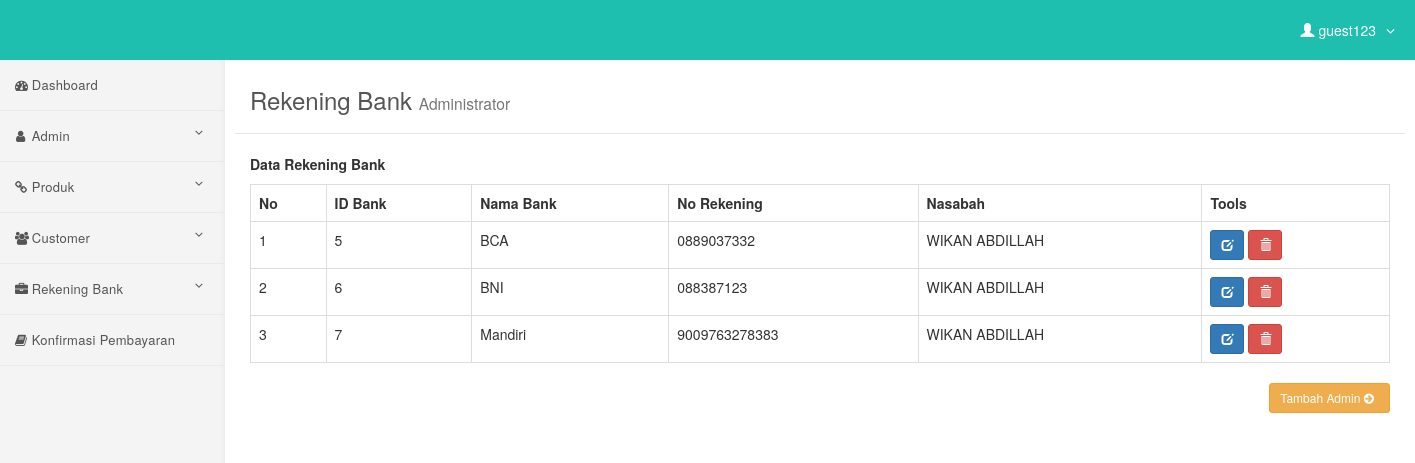
/admin/rekening.php (signed in), run on the app's committed database.
### tables this page shows
CREATE TABLE `bank` (
  `id_bank` int(2) NOT NULL,
  `nama_bank` varchar(30) NOT NULL,
  `no_rek` varchar(30) NOT NULL,
  `nasabah` varchar(50) NOT NULL
);

### admin/rekening.php (the view, shortened to what this page needs)
<?php include('header.php'); ?>
    <div id="page-wrapper">
        <div class="content-header">
            <div class="container">
                <h3>Rekening Bank <small>Administrator</small></h3>
            </div>
        </div>
        <div class="container-fluid">
            <div class="row">
                <div class="col-md-12">
                        <p><b>Data Rekening Bank</b></p>
                  <?php
                    $query1="select * from bank";
                    $tampil=mysqli_query($koneksi, $query1) or die(mysqli_error());
                    ?>
                            <table class="table table-hover table-bordered">
                                <tr>
                                    <th>No </th>
                                    <th>ID Bank </i></th>
                                    <th>Nama Bank </th>
                                    <th>No Rekening </th>
                                    <th>Nasabah </th>
                                    <th>Tools</th>
                                </tr>
                                <?php
                                 $no=0;
                                 while($data=mysqli_fetch_array($tampil))
                                { $no++; ?>
                                <td><?php echo $no; ?></td>
                                <td><?php echo $data['id_bank'];?></td>
                                <td><?php echo $data['nama_bank']; ?></td>
                                <td><?php echo $data['no_rek']; ?></td>
                                <td><?php echo $data['nasabah']; ?></td>
                                <td><div id="thanks"><a class="btn btn-sm btn-primary" data-placement="bottom" data-toggle="tooltip" title="Edit Bank Account" href="edit-rekening.php?hal=edit&kode=<?php echo $data['id_bank'];?>"><span class="glyphicon glyphicon-edit"></span></a>
                                <a onclick="return confirm ('Yakin hapus <?php echo $data['nasabah'];?>.?');" class="btn btn-sm btn-danger tooltips" data-placement="bottom" data-toggle="tooltip" title="Hapus Bank Account" href="rekening.php?hal=hapus&kd=<?php echo $data['id_bank'];?>"><span class="glyphicon glyphicon-trash"></a>
                                </td>
                 <?php
              }
              ?>
                            </table>
                            <div class="text-right">
                                <a href="tambah-rekening.php" class="btn btn-sm btn-warning">Tambah Admin <i class="fa fa-arrow-circle-right"></i></a>
                            </div>
        </div>
    </div>
</div>
<?php include('footer.php'); ?>

### admin/header.php (style rules this page uses)
body { overflow-x: hidden; }
.fa { padding-right: 5px; }
.content-header { background: #fff; border-bottom: 1px solid rgba(0, 0, 0, 0.1); padding: 15px 0; margin-bottom: 20px; }
.content-header h3 { margin: 0px; color: #555; font-weight: 400; margin-bottom: 5px !important; }
@media (min-width:768px) { body { margin-top: 50px; } }
#page-wrapper { width: 100%; padding: 0; background-color: #fff; }
@media (min-width:768px) { #page-wrapper { padding: 22px 10px; } }

### data on the page
bank: id_bank "5", nama_bank "BCA", no_rek "0889037332", nasabah "WIKAN ABDILLAH"
bank: id_bank "6", nama_bank "BNI", no_rek "088387123", nasabah "WIKAN ABDILLAH"
bank: id_bank "7", nama_bank "Mandiri", no_rek "9009763278383", nasabah "WIKAN ABDILLAH"

### other printed values
$_SESSION['fullname'] "guest123"
